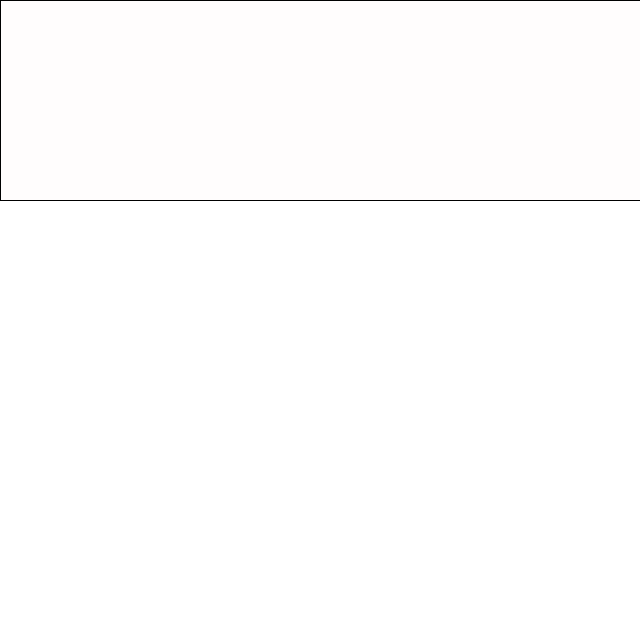
Frame 1 (no input)
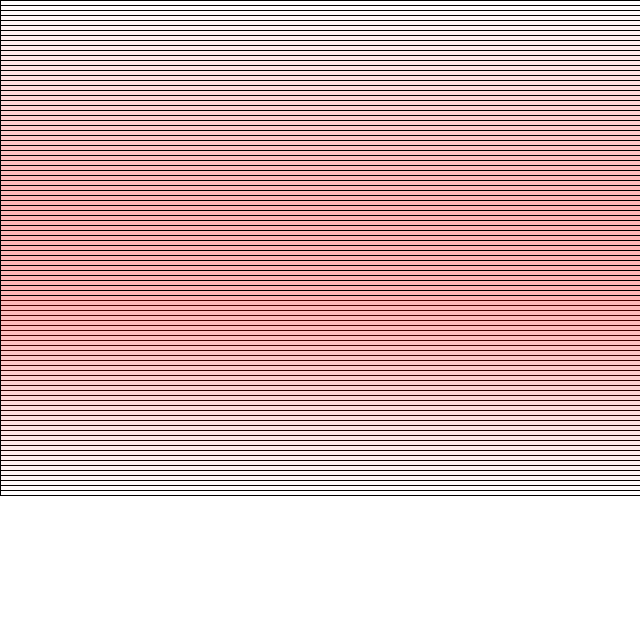
Frame 60 (the mouse pressed at the canvas centre just before this capture)
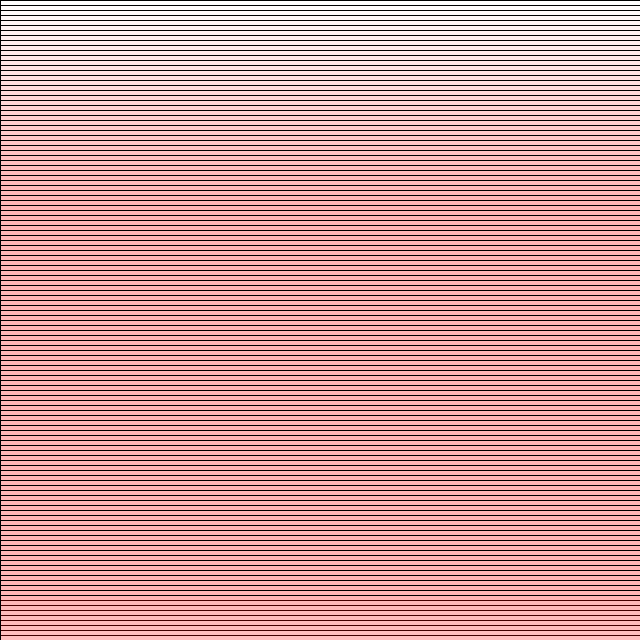
Frame 120 (the mouse held since frame 60 and released just before this capture)

The Processing sketch that drew these frames (run headless with seeded random() and noise(); from frame 60 on, the mouse is pressed at the canvas centre):

// Processing sketch: e01_przygotowanie_siatki
// ── e01_przygotowanie_siatki.pde
void setup() {
  size(640, 640);
  background(255);
  frameRate(30);
}

int pozycjaOdGory = 0;

void draw() {
  fill(255, 0, 0, 2);
  rect(0, pozycjaOdGory, 640, 200);
  pozycjaOdGory = pozycjaOdGory + 5;
  print("frame=");
  println(frameCount);
}
